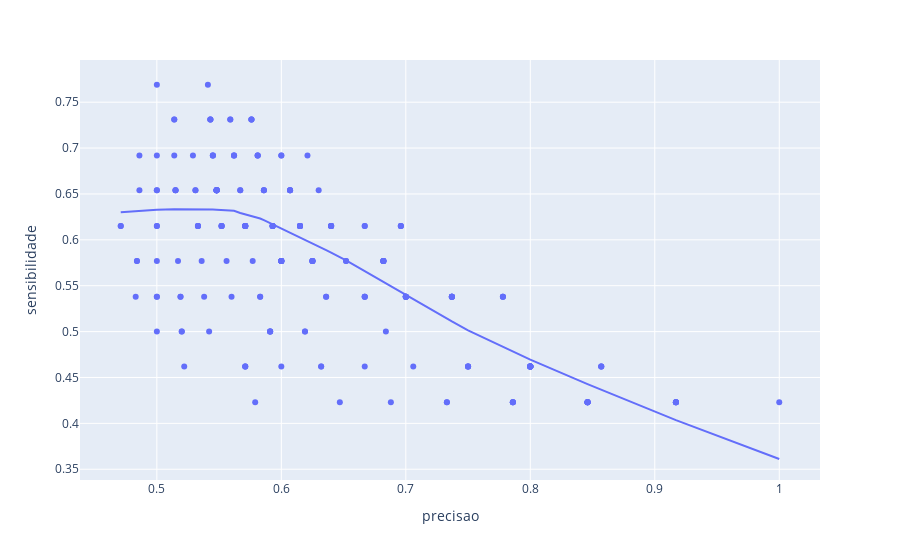

This figure's notebook cell:
### Code cell
tabela['index'] = tabela.index

fig = px.scatter(tabela, x='precisao', y='sensibilidade', 
                 hover_data=['f1','index','threshold'],
                 trendline="lowess")  # Adiciona a linha LOESS
fig.show()

### Figure 1 — Plotly figure (JSON) as saved in the notebook; plotly's stock layout.template omitted (floating-point values rounded to 4 significant figures; data arrays with more than 128 entries replaced by an {"elided": "..."} marker saying what was removed)
{"data": [{"customdata": {"elided": "216x3 mixed values"}, "hovertemplate": "precisao=%{x}<br>sensibilidade=%{y}<br>f1=%{customdata[0]}<br>index=%{customdata[1]}<br>threshold=%{customdata[2]}<extra></extra>", "legendgroup": "", "marker": {"color": "#636efa", "symbol": "circle"}, "mode": "markers", "name": "", "orientation": "v", "showlegend": false, "type": "scatter", "x": {"elided": "216 float values"}, "xaxis": "x", "y": {"elided": "216 float values"}, "yaxis": "y"}, {"hovertemplate": "<b>LOWESS trendline</b><br><br>precisao=%{x}<br>sensibilidade=%{y} <b>(trend)</b><extra></extra>", "legendgroup": "", "marker": {"color": "#636efa", "symbol": "circle"}, "mode": "lines", "name": "", "showlegend": false, "type": "scatter", "x": {"elided": "216 float values"}, "xaxis": "x", "y": {"elided": "216 float values"}, "yaxis": "y"}], "layout": {"legend": {"tracegroupgap": 0}, "margin": {"t": 60}, "xaxis": {"anchor": "y", "domain": [0, 1], "title": {"text": "precisao"}}, "yaxis": {"anchor": "x", "domain": [0, 1], "title": {"text": "sensibilidade"}}}}
